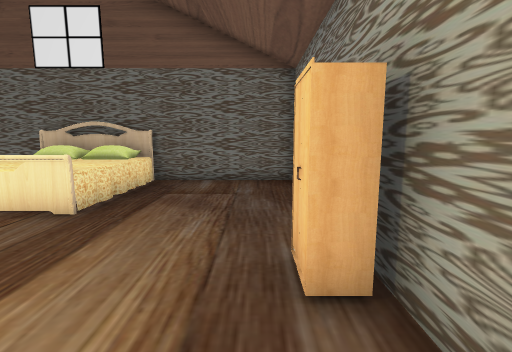
view 1 (above)

12 first-person views from a walk through a Unity game level. The camera is 1.5 m above the floor, tilts 8° down and sees 85° across. The floor is counted in squares, 1 m on a side. Each view is taken from the middle of a square. On the plan, view 1 faces up. The plan holds only what a view shows up to about 14 squares ahead; the rest is blank. The place goes on beyond the plan. The player is left out. Some surface patterns are stand-ins.

view 2
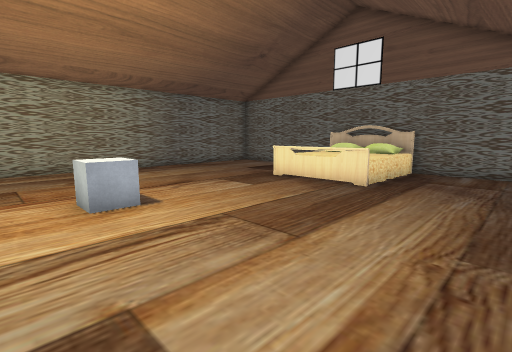

view 3
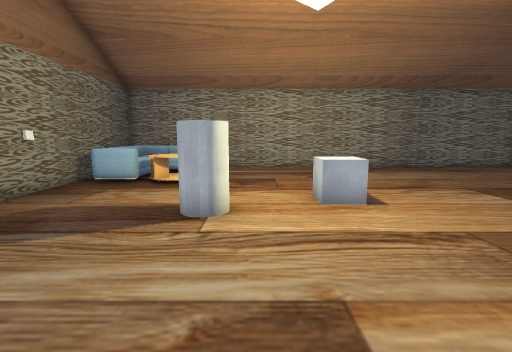

view 4
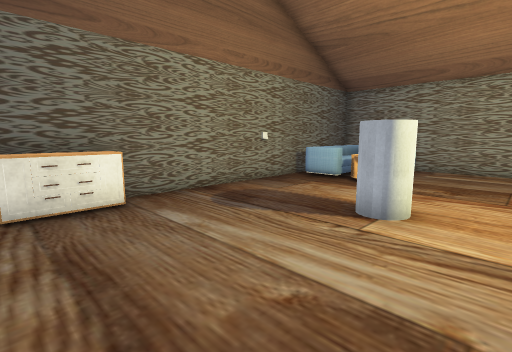

view 5
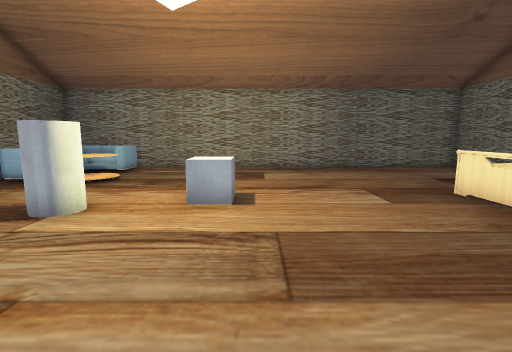

view 6
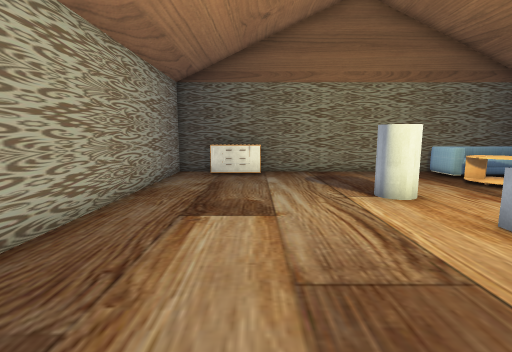

view 7
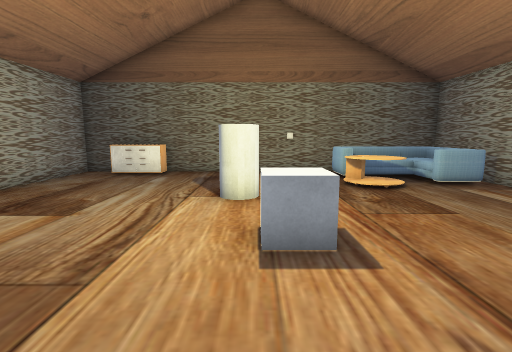

view 8
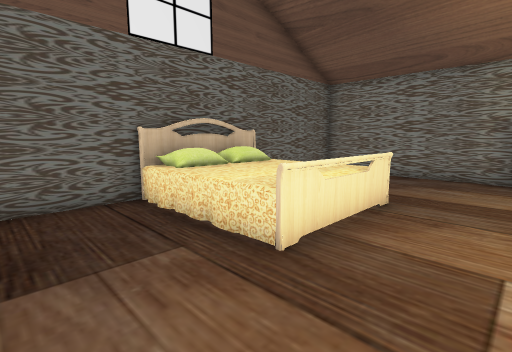

view 9
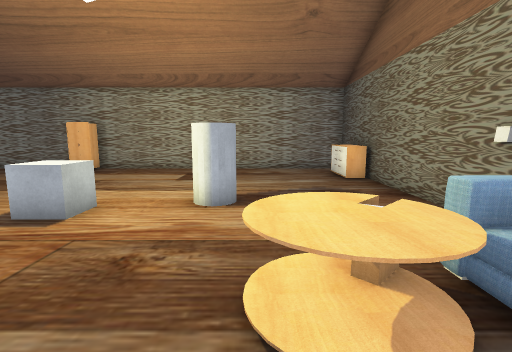

view 10
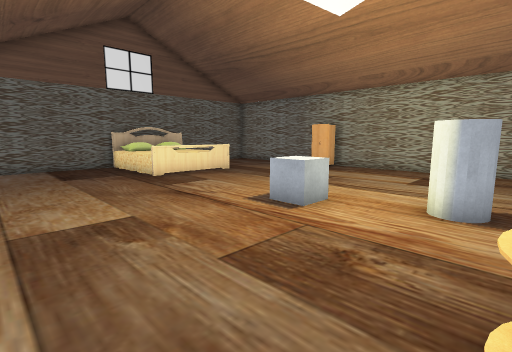

view 11
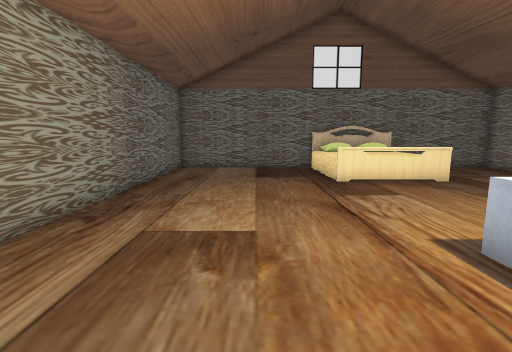

view 12
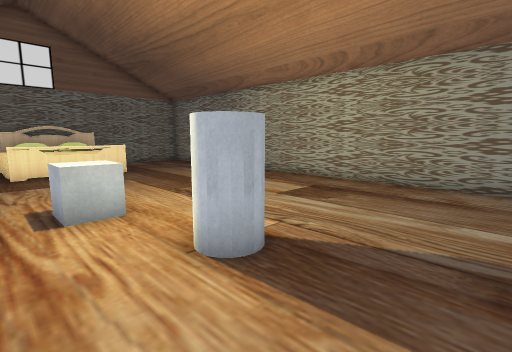

### Floor plan
Points are (right, up) in squares from view 1. A wall is a line through its corners. A room is listed if a view was taken in it or the views show most of it. See-through windows are left out.
Room 1 (views 1, 2, 3, 4, 5, 6, 7, 8, 9, 10, 11, 12)
walls: (-6.6, -9.1) (-1.4, -9.1); (-7.4, 9.7) (-13.7, 9.7) (-13.7, -9.1) (-7.4, -9.1); (-0.6, -9.1) (1.3, -9.1) (1.3, 9.7) (-3.5, 9.7)
objects: sofa (-13, -8) to (-9, -6); table (-10, -7) to (-9, -5); cube (-7, -1) to (-6, -1); bed (-7, 5) to (-4, 10); cylinder (-6, -4) to (-5, -4); other object (-2, -9) to (-1, -8); cabinet (1, 3)

Positions as (right, up) in squares from view 1, and headings:
1: (0, 0), facing up
2: (0, -3), facing up-left
3: (0, -3), facing left
4: (0, -2), facing down-left
5: (0, 0), facing left
6: (-2, 3), facing down
7: (-6, 3), facing down
8: (-10, 3), facing up-right
9: (-12, -5), facing right
10: (-12, -5), facing up-right
11: (-10, -4), facing up
12: (-8, -7), facing up-right
